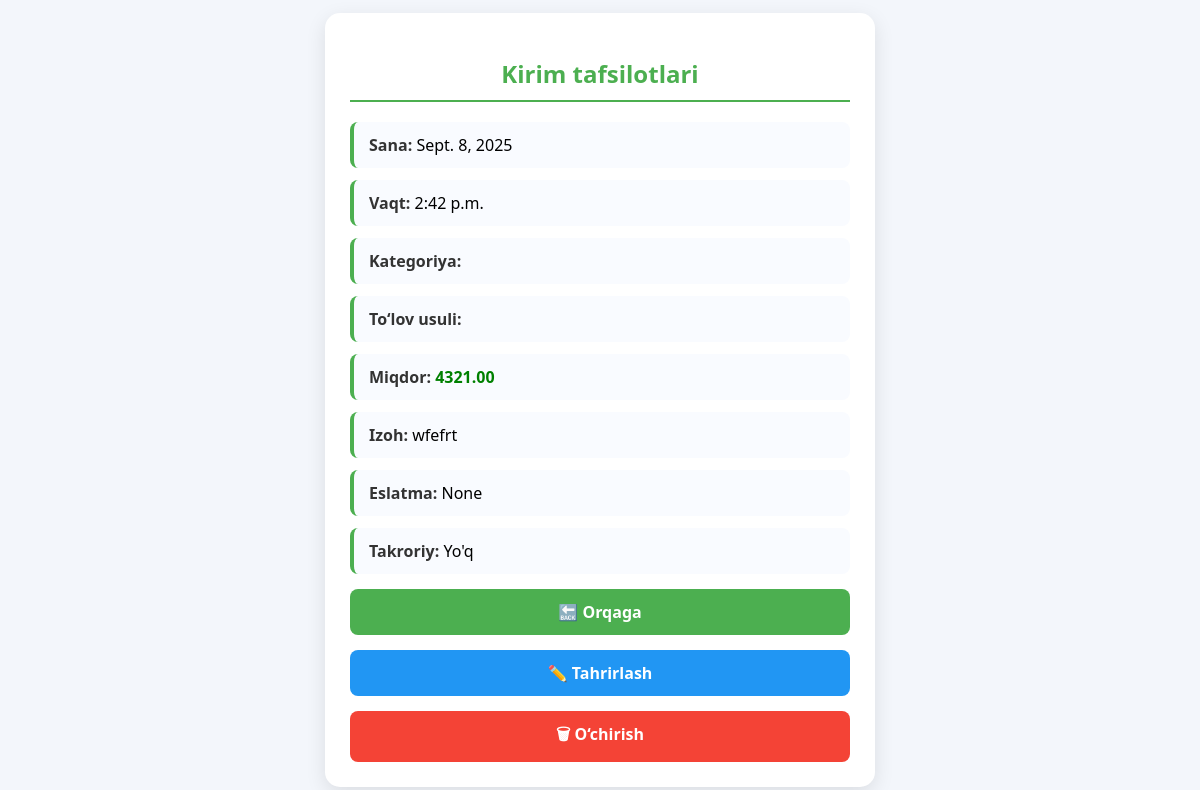
/kirim/1/, run on the app's committed database.
### home/models.py (models this page shows, shortened)
class Kirim(models.Model):
    miqdor = models.DecimalField(max_digits=12, decimal_places=2)
    kategoriya = models.CharField(max_length=50)
    tolov_usuli = models.CharField(max_length=50)
    izoh = models.TextField(blank=True, null=True)
    sana = models.DateField()
    vaqt = models.TimeField(blank=True, null=True)
    takroriymi = models.BooleanField(default=False)
    eslatma = models.CharField(max_length=255, blank=True, null=True)

### home/views.py (the view)
# urls.py: path('kirim/<int:pk>/', kirim_detail, name='kirim_detail'),
def kirim_detail(request, pk):
    kirim = get_object_or_404(Kirim, pk=pk)
    return render(request, 'kirim_detail.html', {'kirim': kirim})

### templates/kirim_detail.html (shortened to what this page needs)
<!DOCTYPE html>
<html lang="uz">
<head>
</head>
<body>
  <div class="card">
    <h2>Kirim tafsilotlari</h2>
    <div class="detail"><b>Sana:</b> {{ kirim.sana }}</div>
    <div class="detail"><b>Vaqt:</b> {{ kirim.vaqt }}</div>
    <div class="detail"><b>Kategoriya:</b> {{ kirim.get_kategoriya_display }}</div>
    <div class="detail"><b>To‘lov usuli:</b> {{ kirim.get_tolov_usuli_display }}</div>
    <div class="detail"><b>Miqdor:</b> <span style="color:green; font-weight:bold;">{{ kirim.miqdor }}</span></div>
    <div class="detail"><b>Izoh:</b> {{ kirim.izoh }}</div>
    <div class="detail"><b>Eslatma:</b> {{ kirim.eslatma }}</div>
    <div class="detail"><b>Takroriy:</b> {{ kirim.takroriymi|yesno:"Ha,Yo'q" }}</div>
    <a href="{% url 'apiratsya' %}" class="btn back-btn">🔙 Orqaga</a>
    <a href="{% url 'kirim_update' kirim.id %}" class="btn edit-btn">✏️ Tahrirlash</a>
    <a href="{% url 'kirim_delete' kirim.id %}" class="btn delete-btn">🗑 O‘chirish</a>
  </div>
</body>
</html>

### templates/kirim_detail.html (style rules this page uses)
body { font-family: 'Segoe UI', Tahoma, Geneva, Verdana, sans-serif; background: #f3f6fb; margin: 0; padding: 0; display: flex; justify-content: center; align-items: center; min-height: 100vh; }
.card { background: #fff; width: 100%; max-width: 500px; padding: 25px; border-radius: 15px; box-shadow: 0 6px 20px rgba(0,0,0,0.1); animation: fadeIn 0.6s ease; }
.card h2 { text-align: center; margin-bottom: 20px; font-size: 24px; color: #4caf50; border-bottom: 2px solid #4caf50; padding-bottom: 10px; }
.detail { margin: 12px 0; padding: 12px 15px; background: #f9fbff; border-left: 4px solid #4caf50; border-radius: 8px; transition: 0.3s; }
.detail b { color: #333; }
.btn { display: block; text-align: center; margin-top: 15px; padding: 12px; color: white; text-decoration: none; font-weight: bold; border-radius: 8px; transition: background 0.3s ease; }
.back-btn { background: #4caf50; }
.edit-btn { background: #2196f3; }
.delete-btn { background: #f44336; }

### data on the page
Kirim: sana "Sept. 8, 2025", vaqt "2:42 p.m.", miqdor "4321.00", izoh "wfefrt", eslatma "None", takroriymi "Yo'q"
